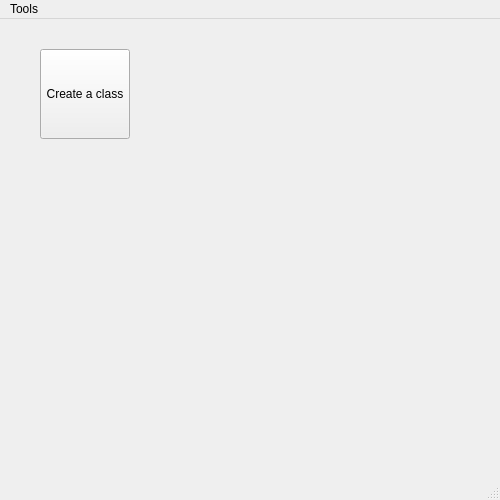
<?xml version="1.0" encoding="UTF-8"?>
<ui version="4.0">
 <class>MainWindow</class>
 <widget class="QMainWindow" name="MainWindow">
  <property name="geometry">
   <rect>
    <x>0</x>
    <y>0</y>
    <width>500</width>
    <height>500</height>
   </rect>
  </property>
  <property name="windowTitle">
   <string>MainWindow</string>
  </property>
  <property name="windowIcon">
   <iconset resource="icon.qrc">
    <normaloff>:/new/prefix1/main_icon.png</normaloff>:/new/prefix1/main_icon.png</iconset>
  </property>
  <widget class="QWidget" name="centralwidget">
   <widget class="QPushButton" name="creatButtons">
    <property name="geometry">
     <rect>
      <x>40</x>
      <y>30</y>
      <width>90</width>
      <height>90</height>
     </rect>
    </property>
    <property name="text">
     <string>Create a class</string>
    </property>
   </widget>
  </widget>
  <widget class="QMenuBar" name="menubar">
   <property name="geometry">
    <rect>
     <x>0</x>
     <y>0</y>
     <width>500</width>
     <height>22</height>
    </rect>
   </property>
   <widget class="QMenu" name="menuTools">
    <property name="title">
     <string>Tools</string>
    </property>
    <addaction name="actionChange_path_to_save"/>
    <addaction name="actionDelete_all_class"/>
    <addaction name="separator"/>
    <addaction name="actionExit"/>
   </widget>
   <addaction name="menuTools"/>
  </widget>
  <widget class="QStatusBar" name="statusbar"/>
  <action name="actionChange_path_to_save">
   <property name="text">
    <string>Change path to save</string>
   </property>
  </action>
  <action name="actionDelete_all_class">
   <property name="icon">
    <iconset>
     <selectedoff>:/new/prefix1/delete_all.png</selectedoff>
    </iconset>
   </property>
   <property name="text">
    <string>Delete all class</string>
   </property>
  </action>
  <action name="actionExit">
   <property name="icon">
    <iconset>
     <selectedoff>:/new/prefix1/exit.png</selectedoff>
    </iconset>
   </property>
   <property name="text">
    <string>Exit</string>
   </property>
  </action>
 </widget>
 <resources>
  <include location="icon.qrc"/>
 </resources>
 <connections/>
</ui>
